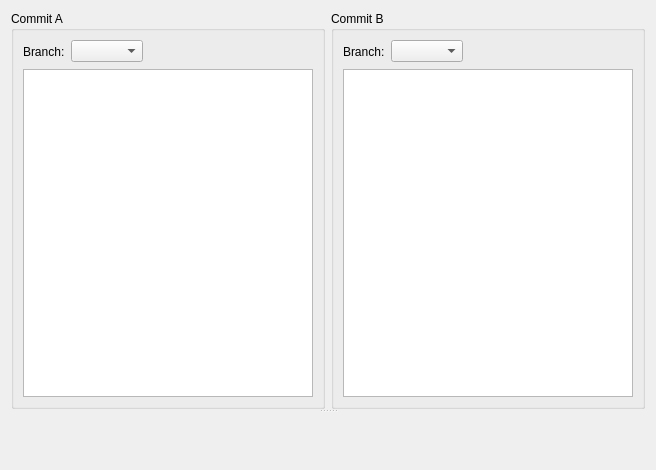
<?xml version="1.0" encoding="UTF-8"?>
<ui version="4.0">
 <class>CompareWidget</class>
 <widget class="QWidget" name="CompareWidget">
  <property name="geometry">
   <rect>
    <x>0</x>
    <y>0</y>
    <width>656</width>
    <height>470</height>
   </rect>
  </property>
  <layout class="QGridLayout" name="gridLayout_3">
   <item row="0" column="0">
    <widget class="QSplitter" name="splitter">
     <property name="orientation">
      <enum>Qt::Vertical</enum>
     </property>
     <widget class="QWidget" name="layoutWidget">
      <layout class="QHBoxLayout" name="horizontalLayout">
       <item>
        <widget class="QGroupBox" name="groupBox">
         <property name="title">
          <string>Commit A</string>
         </property>
         <layout class="QGridLayout" name="gridLayout">
          <item row="0" column="0">
           <widget class="QLabel" name="label">
            <property name="text">
             <string>Branch:</string>
            </property>
           </widget>
          </item>
          <item row="0" column="1">
           <widget class="KComboBox" name="branchAComboBox"/>
          </item>
          <item row="0" column="2">
           <spacer name="horizontalSpacer">
            <property name="orientation">
             <enum>Qt::Horizontal</enum>
            </property>
            <property name="sizeHint" stdset="0">
             <size>
              <width>170</width>
              <height>23</height>
             </size>
            </property>
           </spacer>
          </item>
          <item row="1" column="0" colspan="3">
           <widget class="QTreeView" name="historyAView">
            <property name="alternatingRowColors">
             <bool>true</bool>
            </property>
            <property name="rootIsDecorated">
             <bool>false</bool>
            </property>
            <property name="itemsExpandable">
             <bool>false</bool>
            </property>
           </widget>
          </item>
         </layout>
        </widget>
       </item>
       <item>
        <widget class="QGroupBox" name="groupBox_2">
         <property name="title">
          <string>Commit B</string>
         </property>
         <layout class="QGridLayout" name="gridLayout_2">
          <item row="0" column="0">
           <widget class="QLabel" name="label_2">
            <property name="text">
             <string>Branch:</string>
            </property>
           </widget>
          </item>
          <item row="0" column="1">
           <widget class="KComboBox" name="branchBComboBox"/>
          </item>
          <item row="0" column="2">
           <spacer name="horizontalSpacer_2">
            <property name="orientation">
             <enum>Qt::Horizontal</enum>
            </property>
            <property name="sizeHint" stdset="0">
             <size>
              <width>170</width>
              <height>23</height>
             </size>
            </property>
           </spacer>
          </item>
          <item row="1" column="0" colspan="3">
           <widget class="QTreeView" name="historyBView">
            <property name="alternatingRowColors">
             <bool>true</bool>
            </property>
            <property name="rootIsDecorated">
             <bool>false</bool>
            </property>
            <property name="itemsExpandable">
             <bool>false</bool>
            </property>
           </widget>
          </item>
         </layout>
        </widget>
       </item>
      </layout>
     </widget>
     <widget class="DiffWidget" name="diffWidget" native="true"/>
    </widget>
   </item>
  </layout>
 </widget>
 <customwidgets>
  <customwidget>
   <class>KComboBox</class>
   <extends>QComboBox</extends>
   <header>kcombobox.h</header>
  </customwidget>
  <customwidget>
   <class>DiffWidget</class>
   <extends>QWidget</extends>
   <header>DiffWidget.h</header>
   <container>1</container>
  </customwidget>
 </customwidgets>
 <resources/>
 <connections/>
</ui>
